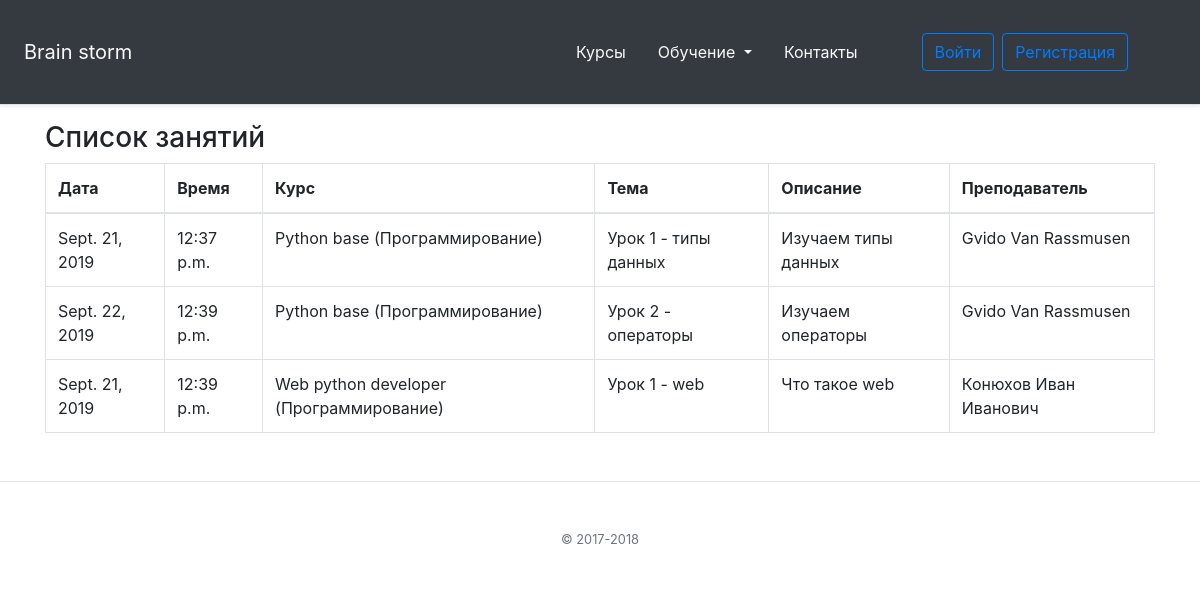
The app's page /lessons/, older data.
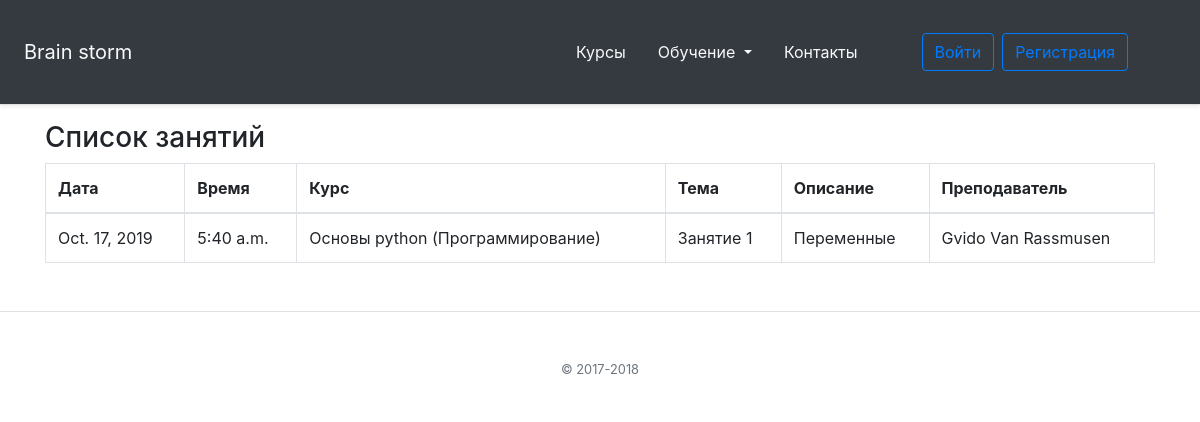
The same page, newer data.
### online_school/models.py (models this page shows, shortened)
class AbstractTitleDescMixin(models.Model):
    class Meta:
        abstract = True
    title = models.CharField(max_length=255)
    desc = models.TextField(max_length=255)

class AbstractDateTimeMixin(models.Model):
    class Meta:
        abstract = True
    created = models.DateTimeField(auto_now_add=True)
    updated = models.DateTimeField(auto_now=True)

class Lesson(AbstractTitleDescMixin, AbstractDateTimeMixin):
    class Meta:
        ordering = ('course', 'id')
    course = models.ForeignKey('Course', null=True, blank=True, on_delete=models.CASCADE)
    teacher = models.ForeignKey('Teacher', null=True, blank=True, on_delete=models.CASCADE)
    students_group = models.ForeignKey('StudentsGroup', null=True, blank=True, on_delete=models.SET_NULL)
    date = models.DateField()
    time = models.TimeField()

class Course(AbstractTitleDescMixin, AbstractDateTimeMixin):
    class Meta:
        ordering = ('id',)
    created = models.DateTimeField(auto_now_add=True)
    type = models.ForeignKey('TypeCourse', null=True, blank=True, on_delete=models.SET_NULL)
    teachers = models.ManyToManyField('Teacher', related_name='Course')
    def __str__(self):
        return f' {self.title} ({self.type})'

class TypeCourse(AbstractDateTimeMixin):
    class Meta:
        ordering = ('id',)
    name = models.CharField(max_length=50)
    def __str__(self):
        return f'{self.name}'

class AbstractPeopleNamesMixin(models.Model):
    class Meta:
        abstract = True
    last_name = models.CharField(max_length=255)
    first_name = models.CharField(max_length=255)
    patronymic = models.CharField(max_length=255)

class Teacher(AbstractPeopleNamesMixin, AbstractDateTimeMixin):
    class Meta:
        ordering = ('id',)
    courses = models.ManyToManyField('Course', blank=True, null=True, related_name='Teacher', through='Course_Teachers')
    def __str__(self):
        return f'{self.last_name} {self.first_name} {self.patronymic}'

### online_school/views.py (the view)
# urls.py: path('lessons/', views.LessonsListView.as_view(), name='lessons'),
class LessonsListView(ListView):
    template_name = 'online_school/lessons.html'
    model = Lesson

### online_school/templates/online_school/lessons.html
{% extends 'online_school/base.html' %}
{% block body %}
  <div class="container">
    <h3>Список занятий</h3>
    <table class="table table-bordered">
    <thead>
    <tr>
        <th>Дата</th>
        <th>Время</th>
        <th>Курс</th>
        <th>Тема</th>
        <th>Описание</th>
        <th>Преподаватель</th>
    </tr>
    </thead>
    <tbody>
    {% for lesson in object_list %}
    <tr>
        <td>{{ lesson.date}}</td>
        <td>{{ lesson.time }}</td>
        <td>{{ lesson.course }}</td>
        <td>{{ lesson.title }}</td>
        <td>{{ lesson.desc }}</td>
        <td>{{ lesson.teacher }}</td>
    </tr>
    {% empty %}
    <tr>
        <td>1</td>
        <td>No lesson yet.</td>
    </tr>
    {% endfor %}
    </tbody>
</table>
</div>
{% endblock %}

### online_school/templates/online_school/base.html (shortened to what this page needs)
<!DOCTYPE html>
<html lang="ru">
<head>
    {% load static %}
    <link rel="stylesheet" href={% static 'online_school/css/bootstrap.min.css' %}>
</head>
<body>
    {% block header %}
    <div class="d-flex flex-column flex-md-row align-items-center p-3 px-md-4 mb-3 text-light bg-dark border-bottom shadow-sm ">
        <div class="flex-sm-fill bd-highlight">
            <a class="navbar-brand text-light" href="/">Brain storm</a>
            </div>
        <div class="p-2 justify-content-end bd-highlight">
            <nav class="navbar navbar-dark navbar-expand-lg my-md-0 mr-md-3">
                <div class="collapse navbar-collapse bg-dark" id="navbarSupportedContent">
                    <a class="nav-link text-light" href="/courses/">Курсы</a>
                    <div class="nav-item dropdown">
                        <a class="nav-link dropdown-toggle text-light" href="#" id="navbarDropdownMenuLink"
                           data-toggle="dropdown" aria-haspopup="true" aria-expanded="false">
                            Обучение
                        </a>
                    </div>
                    <a class="nav-link text-light mr-md-5" href="/contacts/">Контакты</a>
                    <a class="btn btn-outline-primary mr-md-2" href="/login/">Войти</a>
                    <a class="btn btn-outline-primary mr-md-2" href="/register/">Регистрация</a>
                </div>
            </nav>
            </div>
    </div>
    {% endblock %}
    {% block body %}
    {% endblock %}
    {% block body_end %}
    <footer class="pt-4 my-md-5 pt-md-5 border-top text-light">
        <div class="row">
            <div class="col-12 col-md" align="center">
                <small class="d-block mb-3 text-muted">&copy; 2017-2018</small>
            </div>
        </div>
    </footer>
    {% endblock %}
</body>
</html>

Row changes from the older to the newer data that the page shows:
removed Lesson: date "Sept. 22, 2019", time "12:39 p.m.", course "Python base (Программирование)", title "Урок 2 - операторы", desc "Изучаем операторы", teacher "Gvido Van Rassmusen"
removed Lesson: date "Sept. 21, 2019", time "12:39 p.m.", course "Web python developer (Программирование)", title "Урок 1 - web", desc "Что такое web", teacher "Конюхов Иван Иванович"
changed Lesson "Gvido Van Rassmusen": date "Sept. 21, 2019" → "Oct. 17, 2019"; time "12:37 p.m." → "5:40 a.m."; course "Python base (Программирование)" → "Основы python (Программирование)"; title "Урок 1 - типы данных" → "Занятие 1"; desc "Изучаем типы данных" → "Переменные"
